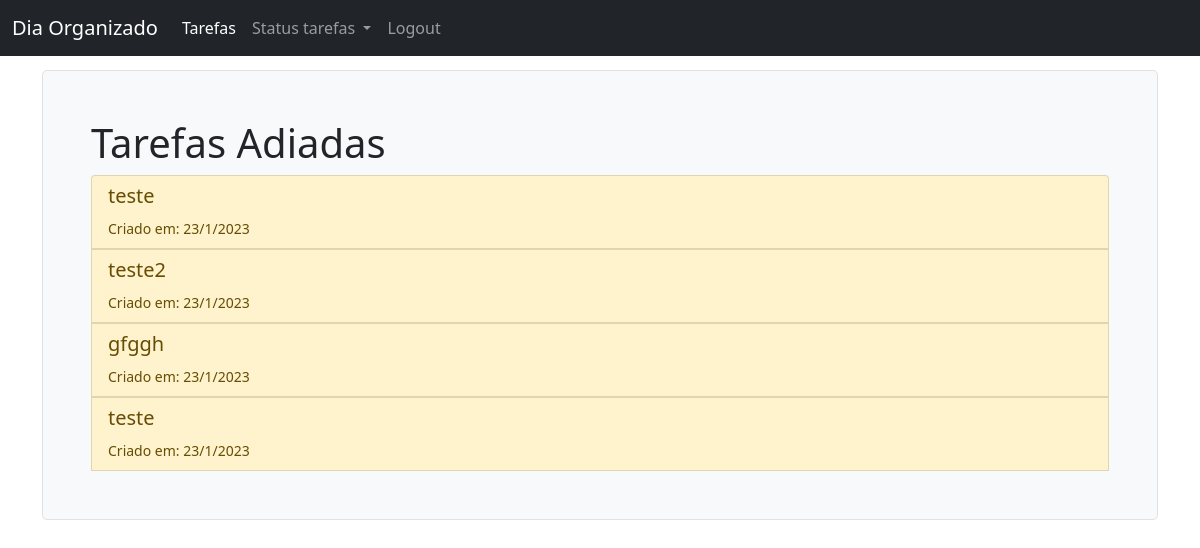
/tarefas/adiadas/, run on the app's committed database.
### tarefas/models.py (models this page shows)
class Tarefa(models.Model):
    OPCOES_STATUS = (
        ('concluído', 'Concluído'),  # o primeiro é do banco de dados e o segundo é o que aparecerá na app
        ('pendente', 'Pendente'),
        ('adiado', 'Adiado'),
    )
    OPCOES_CATEGORIA = (
        ('urgente', 'Urgente'),
        ('importante', 'Importante'),
        ('não urgente', 'Não Urgente'),
    )
    descricao = models.CharField(max_length=400)
    criacao = models.DateTimeField(auto_now_add=True)
    categoria = models.CharField(max_length=25, choices=OPCOES_CATEGORIA, default='importante')
    status = models.CharField(max_length=25, choices=OPCOES_STATUS, default='pendente')

### tarefas/views.py (the view)
# urls.py: path('adiadas/', views.tarefas_adiadas_list, name='tarefas_adiadas_list'),
def tarefas_adiadas_list(request):
    tarefas_adiadas = Tarefa.objects.filter(status='adiado')
    return render(request, 'tarefas/tarefas_adiadas.html', {'tarefas_adiadas':tarefas_adiadas})

### tarefas/templates/tarefas/tarefas_adiadas.html (shortened to what this page needs)
{% extends 'base.html' %}
{% block content %}
  <div class="h-100 p-5 bg-light border rounded-3">
    <h1>Tarefas Adiadas</h1>
    <div class="list-group">
      {% for tarefa in tarefas_adiadas %}
        <button type="button" class="list-group-item list-group-item-warning list-group-item-action" data-bs-toggle="modal" data-bs-target="#modal{{ tarefa.id }}">
          <h5>{{ tarefa.descricao }}</h5>
          <small>Criado em: {{ tarefa.criacao.day }}/{{ tarefa.criacao.month }}/{{ tarefa.criacao.year }}</small>
        </button>
      {% empty %}
        <h2>Nenhuma tarefa foi adiada</h2>
      {% endfor %}
    </div>
  </div>
{% endblock content %}

### data on the page
Tarefa: descricao "teste", criacao.day "23", criacao.month "1", criacao.year "2023"
Tarefa: descricao "teste2", criacao.day "23", criacao.month "1", criacao.year "2023"
Tarefa: descricao "gfggh", criacao.day "23", criacao.month "1", criacao.year "2023"
Tarefa: descricao "teste", criacao.day "23", criacao.month "1", criacao.year "2023"
